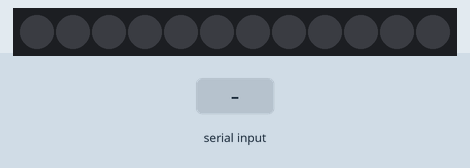
Simulated run of this sketch. Board: Arduino Uno, built with avr-gcc and run on an emulated ATmega328P. Parts: 12 RGB LEDs in strip order, left to right. The inputs (shaded band) are chosen by the test bench. Dim RGB values are drawn brighter than linear; what the sketch prints to the serial monitor is not drawn.

Above: at 1.2 s.
1.3 s: "TICK\n" received over Serial
At 1.57 s:
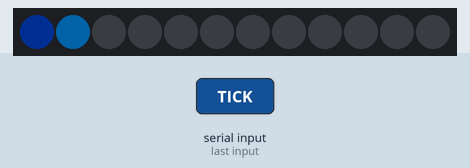
At 1.97 s:
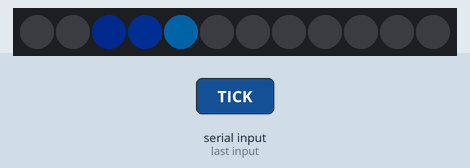
Timing chart, 0 to 4.3 s (numbered marks = the images above; inputs shaded):
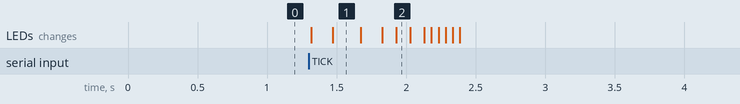

Measured:
- after the input at 1.3 s, the LEDs: first change at once (image 1 shows a later state)

The sketch:

working-drip-feed-arduino-nov23.ino
```cpp
#include <Adafruit_NeoPixel.h>

#define LED_PIN 2
#define LED_COUNT 12

Adafruit_NeoPixel strip(LED_COUNT, LED_PIN, NEO_GRB + NEO_KHZ800);

float dripPosition = 0.0;
bool dripActive = false;
const int TRAIL_LENGTH = 2;

String incoming = "";

void setup() {
  Serial.begin(115200);
  strip.begin();
  strip.setBrightness(40);
  strip.clear();
  strip.show();
}

void loop() {
  while (Serial.available()) {
    char c = Serial.read();
    if (c == '\n') {
      handleCommand(incoming);
      incoming = "";
    } else {
      incoming += c;
    }
  }

  strip.clear();

  if (dripActive) {
    float progress = dripPosition / (LED_COUNT - 1);
    float eased = progress * progress;

    dripPosition += 0.25 + (eased * 2.0);

    if (dripPosition >= LED_COUNT - 1) {
        dripPosition = LED_COUNT - 1;
        dripActive = false;
        Serial.println("DRIP_END");
    }

    int mainPos = (int)dripPosition;
    strip.setPixelColor(mainPos, strip.Color(0, 150, 255));

    for (int i = 1; i <= TRAIL_LENGTH; i++) {
        int trailPos = mainPos - i;
        if (trailPos >= 0) {
            int b = 150 - (i * 30);
            if (b > 0) strip.setPixelColor(trailPos, strip.Color(0, b/3, b));
        }
    }
}


  strip.show();
  delay(50);
}

void handleCommand(String cmd) {
  cmd.trim();
  if (cmd.length() == 0) return;
  if (cmd.startsWith("TICK")) {
    if (!dripActive) {
      dripPosition = 0.0;
      dripActive = true;
    }
  }
}
```
